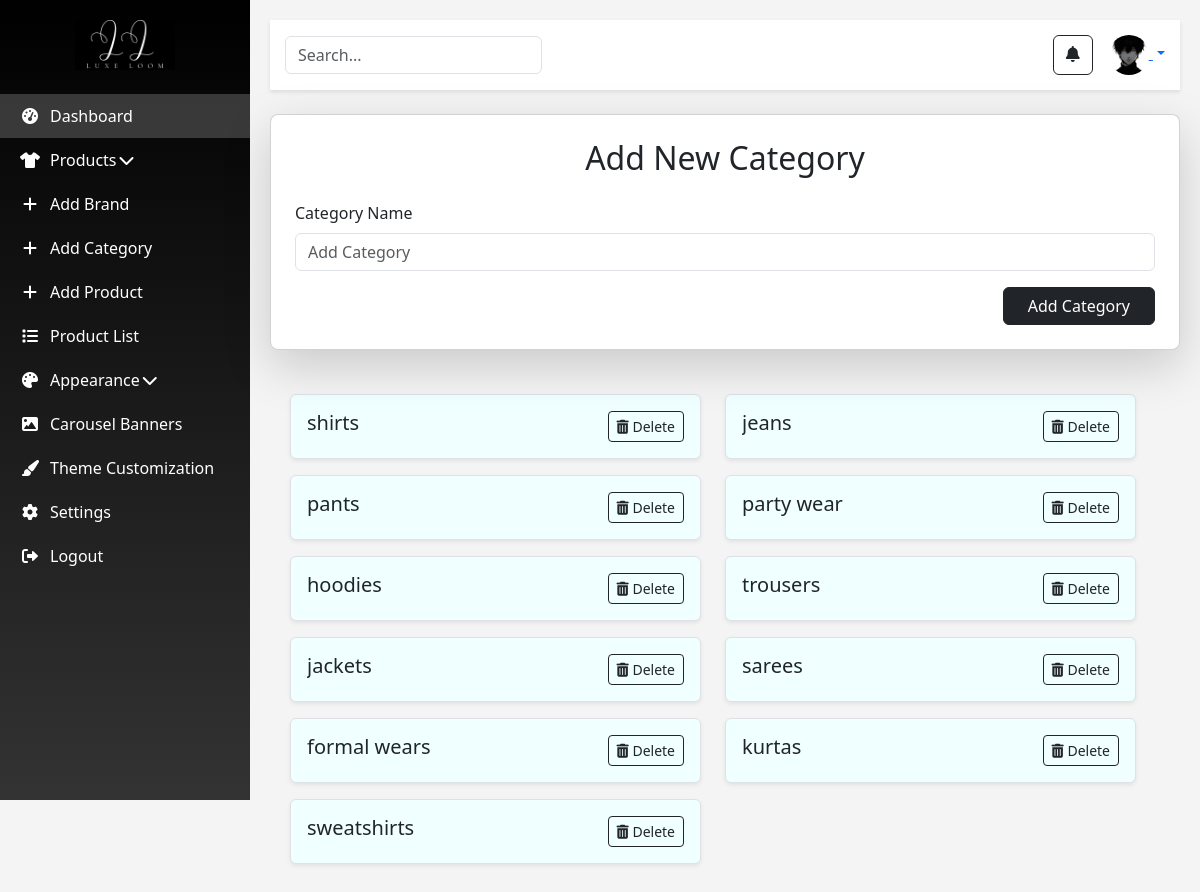
The app's page /add_category (signed in) with its own data.
### app/models.py (models this page shows)
class Category(models.Model):
    c_name=models.CharField(max_length=50)

### app/views.py (the view)
# urls.py: path('add_category',views.add_category),
def add_category(req):
    if 'admin' in req.session:
        if req.method == 'POST':
            c_name = req.POST['c_name']
            Category.objects.create(c_name=c_name.lower())
            categories = Category.objects.all()
            return render(req, 'admin/add_category.html', {'categories': categories})
        else:
            categories = Category.objects.all()
            return render(req, 'admin/add_category.html', {'categories': categories})
    else:
        return redirect(log)

### templates/admin/add_category.html (shortened to what this page needs)
<!DOCTYPE html>
<html lang="en">
<head>
    <link href="https://cdn.jsdelivr.net/npm/bootstrap@5.3.3/dist/css/bootstrap.min.css" rel="stylesheet">
    <link href="https://cdnjs.cloudflare.com/ajax/libs/font-awesome/6.0.0-beta3/css/all.min.css" rel="stylesheet">
    {% load static %}
     <link rel="stylesheet" href="{% static '/css/admin/home.css' %}">
</head>
<body>
    <div class="admin-container">
        <div class="sidebar">
            <div class="text-center mb-4">
                <img src="{% static '/images/biglogo.png' %}" alt="Luxe Loom Logo" style="height: 50px;">
            </div>
            <ul class="nav flex-column">
                <li class="nav-item">
                    <a class="nav-link active" href="admin_home">
                        <i class="fas fa-tachometer-alt"></i> Dashboard
                    </a>
                </li>
                <li class="nav-item">
                    <a class="nav-link" href="#">
                        <i class="fas fa-tshirt"></i> Products
                        <i class="fas fa-chevron-down ml-auto"></i>
                    </a>
                    <ul class="nav flex-column pl-4">
                        <li class="nav-item">
                            <a class="nav-link" href="add_brand">
                                <i class="fas fa-plus"></i> Add Brand
                            </a>
                        </li>
                        <li class="nav-item">
                            <a class="nav-link" href="add_category">
                                <i class="fas fa-plus"></i> Add Category
                            </a>
                        </li>
                        <li class="nav-item">
                            <a class="nav-link" href="add_pro">
                                <i class="fas fa-plus"></i> Add Product
                            </a>
                        </li>
                        <li class="nav-item">
                            <a class="nav-link" href="pro_list">
                                <i class="fas fa-list"></i> Product List
                            </a>
                        </li>
                    </ul>
                </li>
                <li class="nav-item">
                    <a class="nav-link" href="#">
                        <i class="fas fa-palette"></i> Appearance
                        <i class="fas fa-chevron-down ml-auto"></i>
                    </a>
                    <ul class="nav flex-column pl-4">
                        <li class="nav-item">
                            <a class="nav-link" href="#">
                                <i class="fas fa-image"></i> Carousel Banners
                            </a>
                        </li>
                        <li class="nav-item">
                            <a class="nav-link" href="#">
                                <i class="fas fa-paint-brush"></i> Theme Customization
                            </a>
                        </li>
                    </ul>
                </li>
                <li class="nav-item">
                    <a class="nav-link" href="#">
                        <i class="fas fa-cog"></i> Settings
                    </a>
                </li>
                <li class="nav-item">
                    <a class="nav-link" href="logout">
                        <i class="fas fa-sign-out-alt"></i> Logout
                    </a>
                </li>
            </ul>
        </div>
        <div class="main-content ">
            <nav class="admin-navbar">
                <div class="search-bar">
                    <input type="text" class="form-control" placeholder="Search...">
                </div>
                <div class="admin-actions d-flex">
                    <a href="#" class="btn btn-outline-dark mx-3">
                        <i class="fas fa-bell"></i>
                    </a>
                    <div class="dropdown">
                        <a href="#" class="dropdown-toggle" data-bs-toggle="dropdown">
                            <img src="{% static '/images/Profile.jpeg' %}" alt="Admin" class="rounded-circle" style="width: 40px; height: 40px;">
                        </a>
                    </div>
                </div>
            </nav>
            <div class="card shadow-lg p-4 my-4 admin-card">
                <h2 class="text-center mb-4">Add New Category</h2>
                <form method="post" enctype="multipart/form-data">
                    <div class="mb-3">
                        <label for="c_name" class="form-label">Category Name</label>
                        <input type="text" class="form-control" id="c_name" name="c_name" placeholder="Add Category" required>
                    </div>
                    <div class="d-flex justify-content-end">
                        <button type="submit" class="btn btn-dark px-4">Add Category</button>
                    </div>
                </form>
            </div>
            <div class="main-content mt-0 ms-0 w-100">
                <div class="row w-100">
                    {% for cat in categories %}
                    <div class="col-12 mb-3 d-flex w-50">
                        <div class="d-flex w-100 align-items-center border p-3 rounded shadow-sm" style="background-color: azure;">
                            <div class="ml-3 w-100">
                                <div class="d-flex justify-content-between">
                                    <h5 class="mb-0 text-truncate">{{ cat.c_name }}</h5>
                                    <a href="{% url 'delete_category' cat.id %}" class="btn btn-outline-dark btn-sm" onclick="return confirm('Are you sure you want to delete this category?');">
                                        <i class="fas fa-trash-alt"></i> Delete
                                    </a>
                                </div>
                            </div>
                        </div>
                    </div>
                    {% endfor %}
                </div>
            </div>
        </div>
    </div>
</body>
</html>

### static/css/admin/home.css (style rules this page uses)
body { background-color: #f4f4f4; }
.admin-container { display: flex; min-height: 100vh; }
.sidebar { width: 250px; background: linear-gradient(to bottom, #000, #333); color: white; padding: 20px 0; position: fixed; top: 0; left: 0; height: 100vh; overflow-y: auto; }
.sidebar .nav-link { color: white; display: flex; align-items: center; padding: 10px 20px; transition: background-color 0.3s ease; }
.sidebar .nav-link i { margin-right: 10px; width: 20px; text-align: center; }
.sidebar .nav-link.active { background-color: rgba(255,255,255,0.2); }
.main-content { flex-grow: 1; margin-left: 250px; padding: 20px; }
.admin-navbar { background: white; box-shadow: 0 2px 4px rgba(0,0,0,0.1); padding: 15px; display: flex; justify-content: space-between; align-items: center; }
.admin-card { background: white; border-radius: 8px; box-shadow: 0 4px 6px rgba(0,0,0,0.1); margin-bottom: 20px; padding: 20px; }

### records on screen
Category: c_name "shirts"
Category: c_name "jeans"
Category: c_name "pants"
Category: c_name "party wear"
Category: c_name "hoodies"
Category: c_name "trousers"
Category: c_name "jackets"
Category: c_name "sarees"
Category: c_name "formal wears"
Category: c_name "kurtas"
Category: c_name "sweatshirts"
